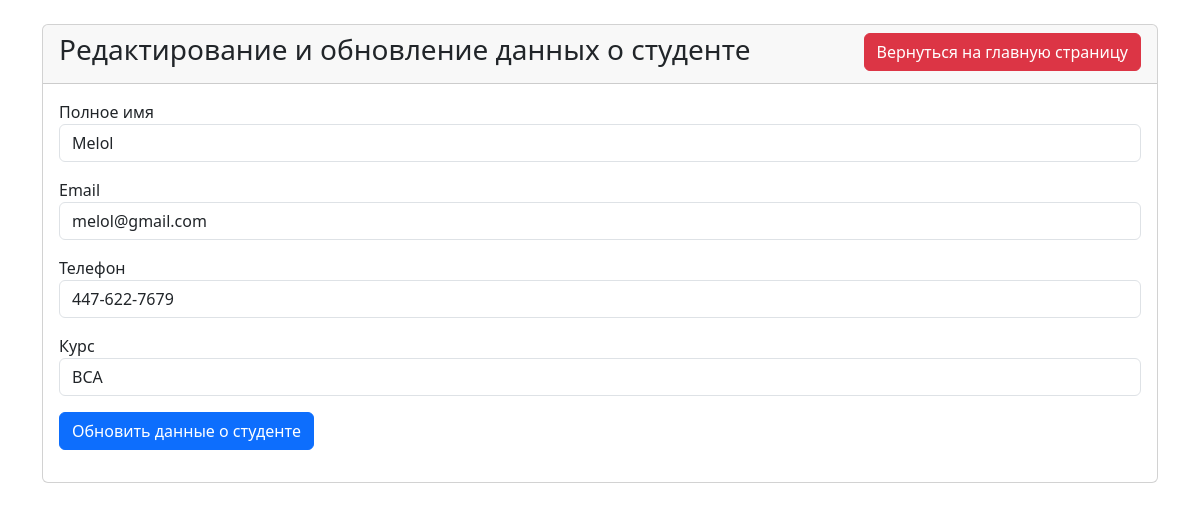
Page /update.php?id=1 on the committed database.
### tables this page shows
CREATE TABLE `students` (
  `id` int(11) NOT NULL,
  `fullname` varchar(255) NOT NULL,
  `email` varchar(255) NOT NULL,
  `phone` varchar(255) NOT NULL,
  `course` varchar(255) NOT NULL
);

### update.php (the view, shortened to what this page needs)
<?php
	require_once './app/config/connect.php';
?>
<!DOCTYPE html>
<html lang="en">
<head>
	<link rel="stylesheet" href="./app/assets/css/bootstrap.min.css">
</head>
<body>
	<div class="container">
		<div class="row">
			<div class="col-md-12 mt-4">
				<div class="card">
					<div class="card-header">
						<h3>Редактирование и обновление данных о студенте
							<a href="./index.php" class="btn btn-danger float-end">Вернуться на главную страницу</a>
						</h3>
					</div>
					<div class="card-body">
						<?php
							if (isset($_GET['id'])) {
								$studentId = $_GET['id'];
								$query = "SELECT * FROM students WHERE id = :studentId LIMIT 1";
								$stmt = $connect->prepare($query);
								$data = [':studentId' => $studentId];
								$stmt->execute($data);
								$result = $stmt->fetch();
							}
						?>
						<form action="./app/vendor/update.php" method="POST">
							<div class="mb-3">
								<label>Полное имя</label>
								<input type="text" name="fullName" value="<?php echo $result['fullname']; ?>" class="form-control">
							</div>
							<div class="mb-3">
								<label>Email</label>
								<input type="text" name="email" value="<?php echo $result['email']; ?>" class="form-control">
							</div>
							<div class="mb-3">
								<label>Телефон</label>
								<input type="text" name="phone" value="<?php echo $result['phone']; ?>" class="form-control">
							</div>
							<div class="mb-3">
								<label>Курс</label>
								<input type="text" name="course" value="<?php echo $result['course']; ?>" class="form-control">
							</div>
							<div class="mb-3">
								<button type="submit" name="updateStudentBtn" class="btn btn-primary">Обновить данные о студенте</button>
							</div>
						</form>
					</div>
				</div>
			</div>
		</div>
	</div>
</body>
</html>

### rows in the picture
students: fullName "Melol", email "melol@gmail.com", phone "447-622-7679", course "BCA"
